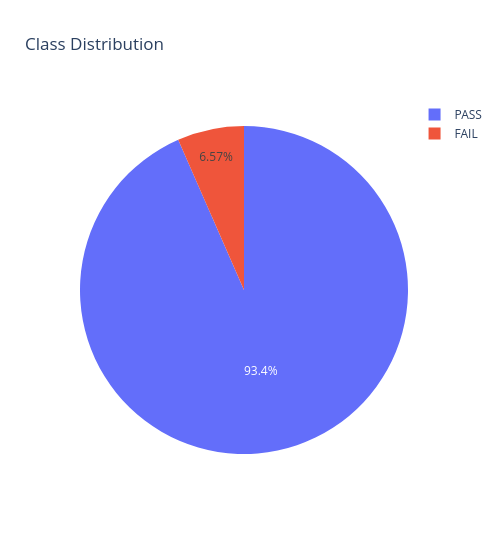

The cell this chart's notebook holds for it:
### Code cell
fig = px.pie(
    y_train.value_counts(),
    values='count',
    names= ['PASS', 'FAIL'],
    title = "Class Distribution",
    width = 500
)

fig.show()

### Figure 1 — Plotly figure (JSON) as saved in the notebook; plotly's stock layout.template omitted (floating-point values rounded to 4 significant figures)
{"data": [{"domain": {"x": [0, 1], "y": [0, 1]}, "hovertemplate": "label=%{label}<br>count=%{value}<extra></extra>", "labels": ["PASS", "FAIL"], "legendgroup": "", "name": "", "showlegend": true, "type": "pie", "values": [1024, 72]}], "layout": {"legend": {"tracegroupgap": 0}, "title": {"text": "Class Distribution"}, "width": 500}}
